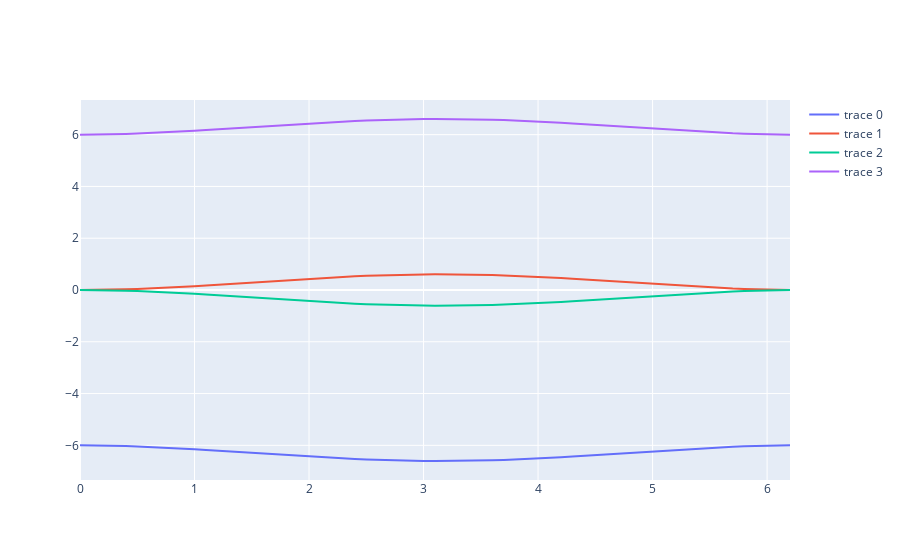

Source (notebook cell):
### Markdown cell above
Single sublattice analytical solution

### Code cell
import numpy as np


k = 1.
m = 1.
w0 = np.sqrt(k / m)
qs = np.arange(0, 2 * np.pi, 0.1)
Qs = np.exp(1.j * qs)

Omega = 3. # Hz

ws = []
for Q in Qs:
    lamb = w0 ** 2 * (Q + Q.conj() - 2)
    w1 = -Omega - np.sqrt(Omega ** 2 - lamb)
    w2 = -Omega + np.sqrt(Omega ** 2 - lamb)
    w3 = Omega - np.sqrt(Omega ** 2 - lamb)
    w4 = Omega + np.sqrt(Omega ** 2 - lamb)

    ws.append([w1, w2, w3, w4])
ws = np.array(ws)


import plotly.graph_objects as go


fig = go.Figure(data=[
    go.Scatter(x=qs, y=ws[:, i].real) for i in range(4)
])
fig.show()
